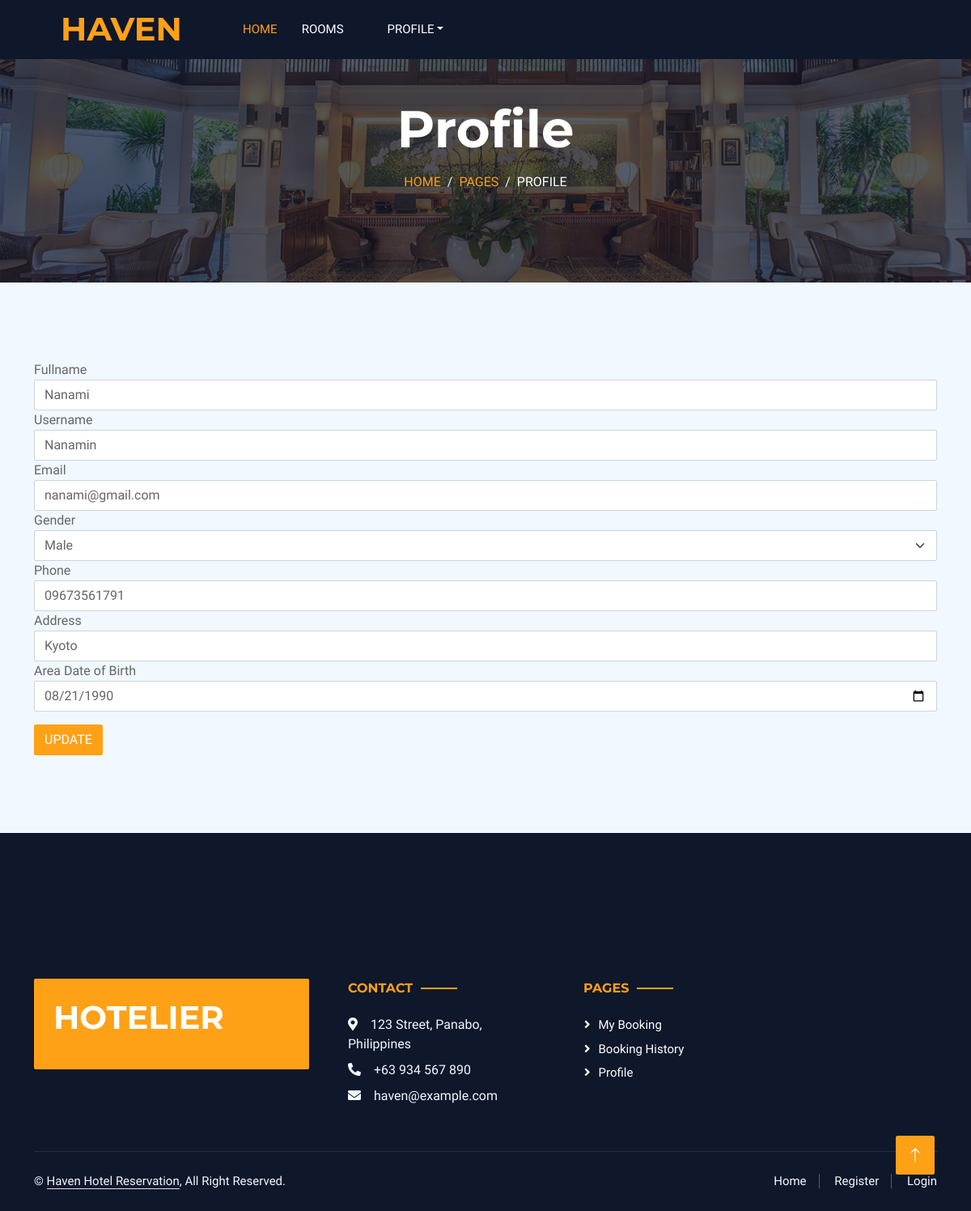
Page /edit-profile.php (signed in) on the committed database.
### tables this page shows
CREATE TABLE `user` (
  `id` int(11) NOT NULL,
  `username` varchar(255) NOT NULL,
  `email` varchar(255) NOT NULL,
  `password` varchar(255) NOT NULL,
  `fullname` varchar(255) NOT NULL,
  `gender` varchar(100) DEFAULT NULL,
  `phone_number` varchar(100) DEFAULT NULL,
  `address` varchar(255) DEFAULT NULL,
  `dob` date DEFAULT NULL,
  `registration_date` datetime NOT NULL DEFAULT current_timestamp()
);

### sessions/sessionCheck.php (called while the page is built, shortened)
<?php
    require_once("./db/dbConnection.php");
    if(!isset($_SESSION["email"])){
    }else{
        $user = new User();
        $email = $_SESSION["email"];
        $sql = "SELECT * FROM user WHERE email='$email' ";
        $query = $conn->query($sql);
        while($row = $query->fetch_assoc() ){
            $user->email = $row["email"];
            $user->username = $row["username"];
            $user->fullname = $row["fullname"];
            $user->gender = $row["gender"];
            $user->phone_number = $row["phone_number"];
            $user->address = $row["address"];
            $user->dob = $row["dob"];
        }
    }
?>

### edit-profile.php (the view, shortened to what this page needs)
<?php
    include "./sessions/sessionCheck.php";
?>
<!DOCTYPE html>
<html lang="en">
<head>
    <link href="https://cdnjs.cloudflare.com/ajax/libs/font-awesome/5.10.0/css/all.min.css" rel="stylesheet">
    <link href="https://cdn.jsdelivr.net/npm/bootstrap-icons@1.4.1/font/bootstrap-icons.css" rel="stylesheet">
    <link href="lib/animate/animate.min.css" rel="stylesheet">
    <link href="lib/owlcarousel/assets/owl.carousel.min.css" rel="stylesheet">
    <link href="lib/tempusdominus/css/tempusdominus-bootstrap-4.min.css" rel="stylesheet" />
    <link href="css/bootstrap.min.css" rel="stylesheet">
    <link href="css/style.css" rel="stylesheet">
    <link rel="stylesheet" type="text/css" href="css/datepicker.css"/>
</head>
<body>
    <?php
        include('./header.php');
    ?>
         <div class="container-fluid page-header mb-5 p-0" style="background-image: url(img/carousel-1.jpg);">
            <div class="container-fluid page-header-inner py-5">
                <div class="container text-center pb-5">
                    <h1 class="display-3 text-white mb-3 animated slideInDown">Profile</h1>
                    <nav aria-label="breadcrumb">
                        <ol class="breadcrumb justify-content-center text-uppercase">
                            <li class="breadcrumb-item"><a href="#">Home</a></li>
                            <li class="breadcrumb-item"><a href="#">Pages</a></li>
                            <li class="breadcrumb-item text-white active" aria-current="page">Profile</li>
                        </ol>
                    </nav>
                </div>
            </div>
        </div>
        <div class="container-xxl py-5">
            <div class="container">
                <form action="<?php htmlspecialchars($_SERVER["PHP_SELF"]) ?>" method="post">
                    <label for="">Fullname</label>
                    <input type="text" class="form-control" name="fullname" value="<?php echo $user->fullname; ?>" required>
                    <label for="">Username</label>
                    <input type="text" class="form-control" name="username" value="<?php echo $user->username; ?>" required>
                    <label for="">Email</label>
                    <input type="email" class="form-control" name="email" value="<?php echo $user->email; ?>" required>
                    <label for="">Gender</label>
                    <select name="gender" id="" class="form-select">
                    <option value="<?php echo $user->gender; ?>" selected><?php echo $user->gender; ?></option>
                    </select>
                    <label for="">Phone</label>
                    <input type="text" class="form-control" name="phone" value="<?php echo $user->phone_number; ?>">
                    <label for="">Address</label>
                    <input type="text" class="form-control" name="address" value="<?php echo $user->address; ?>">
                    <label for="">Area</label>
                    <label for="">Date of Birth</label>
                    <input type="date" class="form-control" name="dob" value="<?php echo $user->dob; ?>">
                    <input type="submit" value="Update" class="btn btn-primary mt-3" name="update_btn">
                </form>
            </div>
        </div>
        <?php
            include('footer.php');
        ?>
        <a href="#" class="btn btn-lg btn-primary btn-lg-square back-to-top"><i class="bi bi-arrow-up"></i></a>
</body>
</html>

### css/style.css (style rules this page uses)
:root { --primary: #FEA116; --light: #F1F8FF; --dark: #0F172B; }
.back-to-top { position: fixed; display: none; right: 45px; bottom: 45px; z-index: 99; }
.btn { font-weight: 500; text-transform: uppercase; transition: .5s; }
.btn.btn-primary, .btn.btn-secondary { color: #FFFFFF; }
.btn-lg-square { width: 48px; height: 48px; }
.btn-square, .btn-sm-square, .btn-lg-square { padding: 0; display: flex; align-items: center; justify-content: center; font-weight: normal; border-radius: 2px; }
.page-header { background-position: center center; background-repeat: no-repeat; background-size: cover; }
.page-header-inner { background: rgba(15, 23, 43, .7); }
.breadcrumb-item + .breadcrumb-item::before { color: var(--light); }

### rows in the picture
user: fullname "Nanami", username "Nanamin", email "nanami@gmail.com", gender "Male", phone "09673561791", address "Kyoto", dob "08/21/1990"
